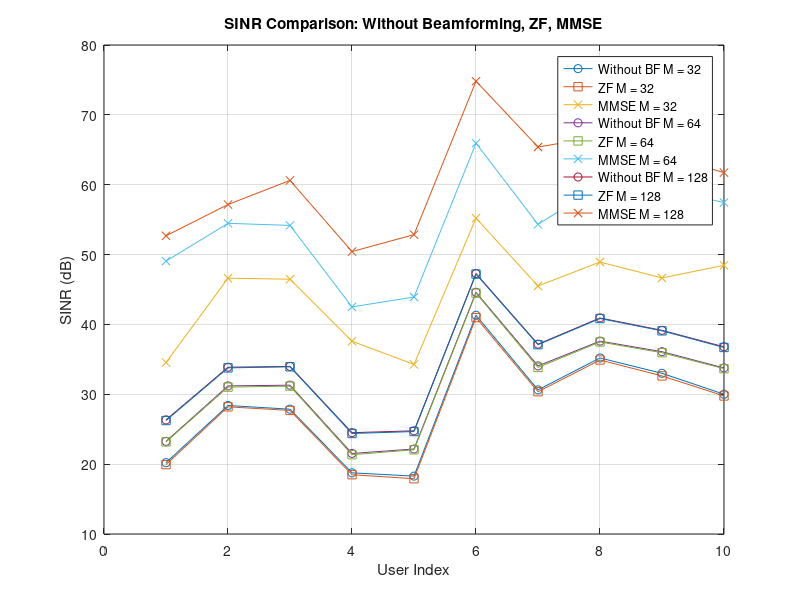
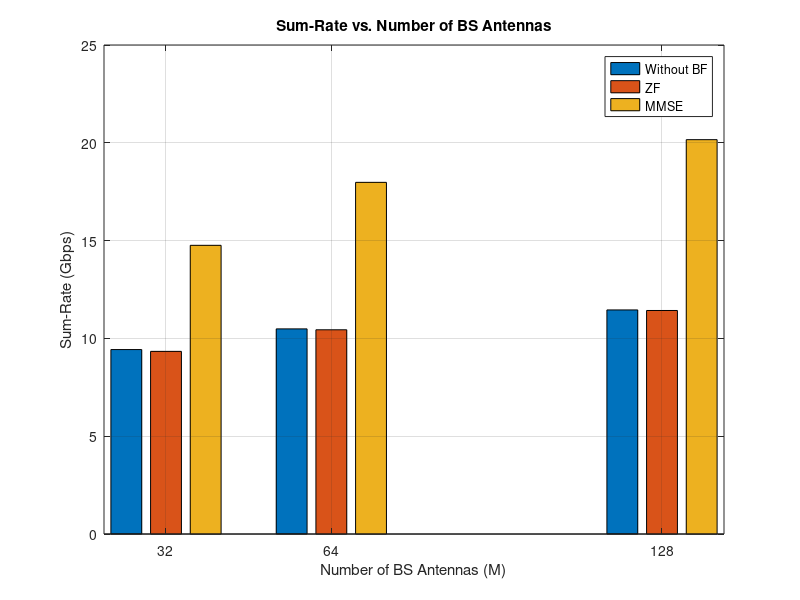

Here is the MATLAB script that generated these plots, in order:
%% Massive MIMO MU-MIMO Simulation with Beamforming (Sub-6 GHz, 4-Antenna UEs)
clc; clear; close all;

%% System Parameters
fc = 3.5e9; % Carrier frequency (3.5 GHz)
BW = 100e6; % Bandwidth (100 MHz)
N0 = -174 + 10*log10(BW); % Noise Power in dBm
Ptx_dBm = 40; % BS Transmit Power (dBm)
Ptx = 10^((Ptx_dBm - 30)/10); % Convert to Watts
M_values = [32, 64, 128]; % Number of BS Antennas
K = 10; % Number of Users
Nr = 4; % Number of antennas per UE
cell_radius = 500; % meters

%% Generate User Locations (Randomly Distributed)
user_positions = cell_radius * (rand(K, 2) - 0.5);

%% Path Loss Model (Urban Macro, 3GPP TR 38.901)
PL_dB = 128.1 + 37.6*log10(sqrt(sum(user_positions.^2, 2))/1000); % dB
PL = 10.^(-PL_dB/10); % Linear Scale

%% Loop Over Different MIMO Antenna Configurations
results = struct();
for M = M_values
    
    %% Generate Rayleigh Fading Channel Matrix (K x M x Nr)
    H = (randn(K, M, Nr) + 1j*randn(K, M, Nr)) / sqrt(2);
    
    %% Apply Path Loss
    for k = 1:K
        H(k, :, :) = H(k, :, :) * sqrt(PL(k));
    end
    
    %% Scenario 1: Without Beamforming (Omnidirectional Transmission)
    SINR_without_BF = zeros(K, 1);
    for k = 1:K
        H_k = reshape(H(k, :, :), M * Nr, 1);  % Reshape H(k, :, :) to a column vector
        signal_power = abs(H_k' * H_k) * Ptx;  % Omnidirectional signal power calculation
        
        % Correct interference power computation
        interference_power = 0;
        for i = 1:K
            if i ~= k  % Exclude current user
                H_i = reshape(H(i, :, :), M * Nr, 1);
                interference_power = interference_power + abs(H_k' * H_i).^2 * Ptx;
            end
        end
        
        noise_power = 10^(N0/10); % Noise power from N0
        SINR_without_BF(k) = signal_power / (interference_power + noise_power); % SINR calculation
    end
    Capacity_without_BF = BW * log2(1 + SINR_without_BF) / 1e9; % in Gbps
    SumRate_without_BF = sum(Capacity_without_BF); % Total Capacity
    
    %% Scenario 2: With Beamforming (Zero-Forcing and MMSE)
    %% Zero-Forcing (ZF) Beamforming
    H_eff = reshape(H, K, M*Nr); % Effective Channel Matrix
    W_zf = (H_eff' / (H_eff * H_eff')); % Pseudo-inverse
    W_zf = W_zf ./ vecnorm(W_zf, 2, 1); % Normalize
    
    %% Minimum Mean Square Error (MMSE) Beamforming
    sigma2 = 10^(N0/10); % Noise power

    % Compute MMSE beamforming matrix
    W_mmse = (H_eff' * H_eff + sigma2 * eye(M * Nr)) \ (H_eff'); % MMSE Beamforming
    
    %% Compute SINR for Each User for MMSE
    SINR_zf = zeros(K, 1);
    SINR_mmse = zeros(K, 1);
    
    for k = 1:K
        % ZF SINR Calculation
        signal_power_zf = abs(H_eff(k, :) * W_zf(:, k)).^2 * Ptx;
        interference_power_zf = sum(abs(H_eff(k, :) * W_zf).^2, 2) * Ptx - signal_power_zf;
        SINR_zf(k) = signal_power_zf / (interference_power_zf + sigma2);

        % MMSE SINR Calculation
        signal_power_mmse = abs(H_eff(k, :) * W_mmse(:, k)).^2 * Ptx;
        interference_power_mmse = sum(abs(H_eff(k, :) * W_mmse).^2, 2) * Ptx - signal_power_mmse;
        SINR_mmse(k) = signal_power_mmse / (interference_power_mmse + sigma2);
    end
    
    %% Compute Shannon Capacity
    Capacity_zf = BW * log2(1 + SINR_zf) / 1e9; % in Gbps
    Capacity_mmse = BW * log2(1 + SINR_mmse) / 1e9; % in Gbps
    SumRate_zf = sum(Capacity_zf); % Total Capacity for ZF
    SumRate_mmse = sum(Capacity_mmse); % Total Capacity for MMSE
    
    %% Store Results
    results.(sprintf('M%d', M)) = struct(...
        'SINR_without_BF', SINR_without_BF, 'Capacity_without_BF', Capacity_without_BF, 'SumRate_without_BF', SumRate_without_BF, ...
        'SINR_zf', SINR_zf, 'Capacity_zf', Capacity_zf, 'SumRate_zf', SumRate_zf, ...
        'SINR_mmse', SINR_mmse, 'Capacity_mmse', Capacity_mmse, 'SumRate_mmse', SumRate_mmse);
    
    fprintf('M = %d | Sum-Rate without BF: %.2f Gbps | Sum-Rate ZF: %.2f Gbps | Sum-Rate MMSE: %.2f Gbps\n', M, SumRate_without_BF, SumRate_zf, SumRate_mmse);
end

%% Plot Results
%% Plot Results
figure;
for M = M_values
    plot(10*log10(results.(sprintf('M%d', M)).SINR_without_BF), 'o-', 'DisplayName', sprintf('Without BF M = %d', M)); hold on;
    plot(10*log10(results.(sprintf('M%d', M)).SINR_zf), 's-', 'DisplayName', sprintf('ZF M = %d', M)); hold on;
    plot(10*log10(results.(sprintf('M%d', M)).SINR_mmse), 'x-', 'DisplayName', sprintf('MMSE M = %d', M)); hold on;
end
xlabel('User Index'); ylabel('SINR (dB)'); title('SINR Comparison: Without Beamforming, ZF, MMSE');
legend; grid on;

% Sum-Rate Bar Plot
sumRates = zeros(3, length(M_values));
for i = 1:length(M_values)
    sumRates(1, i) = results.(sprintf('M%d', M_values(i))).SumRate_without_BF;
    sumRates(2, i) = results.(sprintf('M%d', M_values(i))).SumRate_zf;
    sumRates(3, i) = results.(sprintf('M%d', M_values(i))).SumRate_mmse;
end

figure;
bar(M_values, sumRates');
legend({'Without BF', 'ZF', 'MMSE'}, 'Location', 'NorthEast');
xlabel('Number of BS Antennas (M)'); ylabel('Sum-Rate (Gbps)'); title('Sum-Rate vs. Number of BS Antennas');
grid on;
